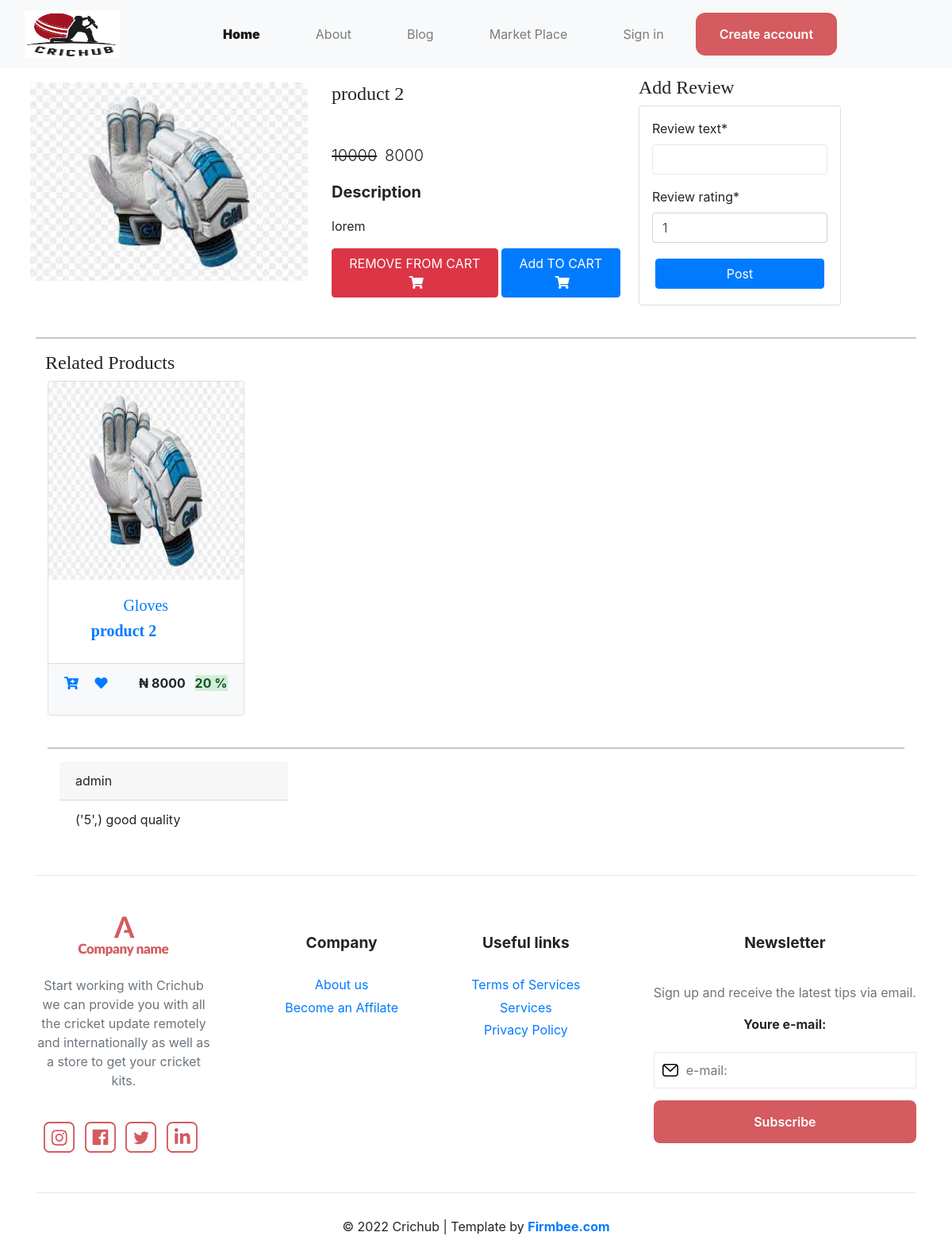
The app's page /marketplace/product-2/ with its own data.
### store/models.py (models this page shows, shortened)
class Item(models.Model):
    Dis_image=models.ImageField(upload_to="Items_imgs/")
    category = models.ForeignKey("Category", verbose_name=("cats"), on_delete=models.CASCADE)
    name = models.CharField(max_length=25,unique=True)
    status=models.BooleanField(default=True)
    label = models.CharField(choices=LABEL_CHOICES,max_length=2,null=True,blank=True)
    label_text = models.CharField(choices=text_label,max_length=10,null=True,blank=True)
    price = models.PositiveIntegerField(default=800)
    discount_price = models.PositiveIntegerField(null=True,blank=True)
    description =models.TextField(default="lorem")
    slug = models.SlugField(max_length=400)
    class Meta:
        verbose_name = ("Items")
        verbose_name_plural = ("Items")
    def get_absolute_url(self):
        return reverse("store:Items_detail", kwargs={"slug": self.slug})
    def get_add_to_cart_url(self):
        return reverse('store:add_to_cart', kwargs={'slug': self.slug})
    def get_remove_from_cart_url(self):
        return reverse('store:remove_from_cart', kwargs={'slug': self.slug})
    def get_discount(self):
        y = 100 * ( self.price - self.discount_price) / self.price
        x = math.floor(y)
        return x

class Category(models.Model):
    name = models.CharField(max_length=15)
    slug = models.SlugField()
    class Meta:
        verbose_name = ("Category")
        verbose_name_plural = ("Categorys")
    def __str__(self):
        return self.name
    def get_absolute_url(self):
        return reverse("store:category_detail", args=[self.slug])

class ProductReview(models.Model):
    user=models.ForeignKey(User,on_delete=models.CASCADE)
    product=models.ForeignKey(Item,on_delete=models.CASCADE)
    review_text=models.TextField()
    review_rating=models.CharField(choices=RATING,max_length=1)
    class Meta:
        verbose_name_plural='Reviews'

### store/views.py (the view, shortened to what this page needs)
# urls.py: path('<slug>/', productFunc, name="Items_detail"),
def productFunc(request,slug):
    item=get_object_or_404(Item,slug=slug)
    related_products=Item.objects.filter(category=item.category)
    reviewForm=ReviewAdd(request.POST or None)
    comments = ProductReview.objects.filter(product=item)
    context = {
        'item':item,
        'related_products':related_products,
        'reviewForm':reviewForm,
        'comments':comments
    }
    return render(request,"store/product-page.html",context)

### store/forms.py
class ReviewAdd(forms.Form):
    review_text = forms.CharField()
    review_rating = forms.ChoiceField(
        widget=forms.Select(), choices=RATING)

### template/store/product-page.html (shortened to what this page needs)
{% extends 'base.html' %}
{% load static %}
{% load crispy_forms_tags %}
{%block content %}
<main class="container mt-5 pt-5">
        <div class="row">
            <div class="col-md-4 p-2 ">
                <div class="">
                    <img height="250px" width="auto" src="{{item.Dis_image.url}}" class="" alt="">
                </div>
            </div>
            <div class="col-md-4 p-2">
                <div class="">
                    <h4>{{item.name}}</h4>
                    <div class="mb-3">
                        <a href="{{item.category.get_absolute_url}}">
                            <span class="badge badge-pill  blue  mr-1">{{item.category}}</span>
                        </a>
                        {% if item.label_text %}
                        <a href="">
                            <span class="badge badge-pill  blue mr-1">{{item.label_text}}</span>
                        </a>
                        {%endif %}
                    </div>
                    <p class="lead">
                        {% if item.discount_price %}
                        <span class="mr-1">
                            <del>{{item.price}}</del>
                        </span>
                        <span>{{item.discount_price}}</span>
                        {% else%}
                        <span>{{item.price}}</span>
                        {% endif %}
                    </p>
                    <p class="lead font-weight-bold">Description</p>
                    <p>{{item.description}}</p>
                    <div class="d-flex justify-content-left">
                        <a class="btn btn-danger mr-1" href="{{item.get_remove_from_cart_url}}">REMOVE FROM CART<i class="fas fa-shopping-cart ml-1"></i></a>
                        <a class="btn btn-primary" href="{{item.get_add_to_cart_url}}">Add TO CART<i class="fas fa-shopping-cart ml-1"></i></a>
                    </div>
                </div>
            </div>
            <div class="col-md-3 mb-4">
                <h4>Add Review</h4>
                <form class="card p-3" action="" method="post">
                  {{ reviewForm|crispy }}
                  <button class="btn btn-primary m-1" type="submit">Post</button>
                </form>
            </div>
        </div>
      <hr>
      <div class="container">
        <div class="row d-flex justify-content-left wow fadeIn">
          <h4>Related Products</h4>
        </div>
        <div class="  row wow fadeIn">
          {%for item in related_products%}
            <div class="col-lg-3 col-md-6 mb-4">
              <div class="card">
                <div class="view overlay">
                  <img src="{{item.Dis_image.url}}" height="250px" class="card-img-top"
                    alt="">
                </div>
                <div class="card-body text-center">
                  <a href="{{item.get_absolute_url}}" class="grey-text">
                    <h5>{{item.category}}</h5>
                  </a>
                  <h5>
                    <strong>
                      <a href="{{item.get_absolute_url}}" class="dark-grey-text">{{item.name}}
                        {% if item.label_text %}
                        <span class="badge badge-pill {{item.get_label_display}}-color ">
                        </span>
                        {% endif %}
                      </a>
                    </strong>
                  </h5>
                </div>
                <div class="card-footer bg-light d-flex">
                  <span class=" mr-auto ">
                    <a class="mr-2" href="{{item.get_add_to_cart_url}}">
                      <i class="fa-solid fa fa-cart-plus"></i>
                    </a>
                      <a href="" class=" ml-2" data-product="{{item.id}}">
                        <i class="fa-solid fa-heart fa"></i>
                      </a>
                  </span>
                  <span class="">
                    <p class="font-weight-bold blue-text">
                      {% if item.discount_price %}
                        <span class="blue-text mr-2"  >  &#8358; {{item.discount_price}}  </span>
                        <Span class=" alert-success">{{item.get_discount}} % </span>
                        {% else%}
                        <span class="blue-text">  &#8358; {{item.price}}  </span>
                      {% endif%}
                    </p>
                  </span>
                </div>
              </div>
            </div>
          {% endfor %}
        </div>
      <hr>
      <div class="container">
          {% if comments %}
            <div class="row">
              {% for comment in comments%}
              <div class="col">
                <div class="rounded-circle mb-3" style="width: 18rem;">
                  <div class="card-header blue lighten-5">
                    {{comment.user}}
                  </div>
                  <ul class="list-group list-group-flush">
                    <li class="list-group-item">
                      {{comment.get_review_rating_display}}
                      {{comment.review_text}}
                    </li>
                  </ul>
                </div>
              </div>
              {% endfor %}
            </div>
        {% endif %}
      </div>
</main>
{%endblock%}

### static/css/main.css (style rules this page uses)
*, *::after, *::before { -webkit-box-sizing: border-box; box-sizing: border-box; margin: 0; padding: 0; }
body { font-family: 'Lato', sans-serif; color: #4b4b4b; }
a { text-decoration: none; color: #4b4b4b; }
input, textarea { border-radius: 0px; border: 1px solid #e7e7e7 !important; }
main { margin-top: 120px; }
h1, h2, h3, h4, h5, h6 { font-family: utopia-std-display, serif; font-weight: 700; font-style: normal; }
h2, h3, h4, h5, h6 { margin-bottom: 20px; }
@media (min-width: 768px) { main { margin-top: 180px; } }

### records on screen
Item: Dis_image (picture), name "product 2", price "10000", discount_price "8000", description "lorem", category "Gloves", get_discount "20"
ProductReview: user "admin", review_rating "('5',)", review_text "good quality"
